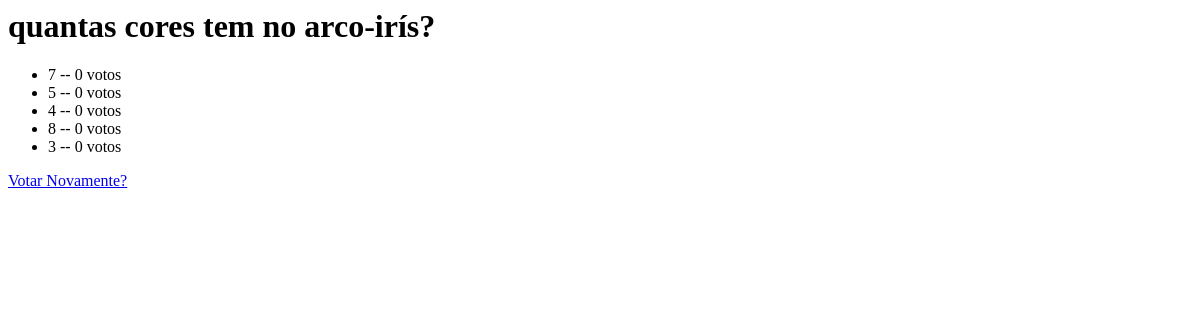
Page /enquete/2/resultados/ on the earlier database version.
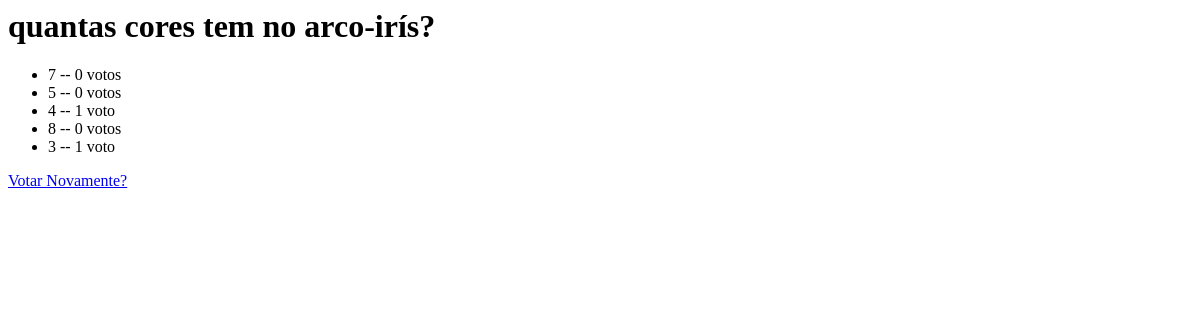
Same page on the later database version.
### enquete/models.py (models this page shows, shortened)
class Resposta(models.Model):
    questao = models.ForeignKey(Questao, on_delete=models.CASCADE)
    resposta = models.CharField(max_length=200)
    votos = models.IntegerField(default=0)

### enquete/views.py (the view)
# urls.py: path("<int:questao_id>/resultados/", views.resultados, name="resultados"),
def resultados (request,questao_id):
    questao = get_object_or_404(Questao, pk=questao_id)
    return render(request, 'enquete/resultado.html', {'questao': questao})

### enquete/templates/enquete/resultado.html
<h1> {{ questao.pergunta }}</h1>
<ul>
{% for respostas in questao.resposta_set.all %}
    <li>{{ respostas.resposta }} -- {{ respostas.votos }}
    voto{{  respostas.votos|pluralize }}</li>
{% endfor%}
</ul>
<a href="{% url 'detalhe' questao.id%}"> Votar Novamente?</a>

Differences in the rows shown:
changed Resposta (number 3 of 5 on the later page): votos "0" → "1"
changed Resposta (number 5 of 5 on the later page): votos "0" → "1"
